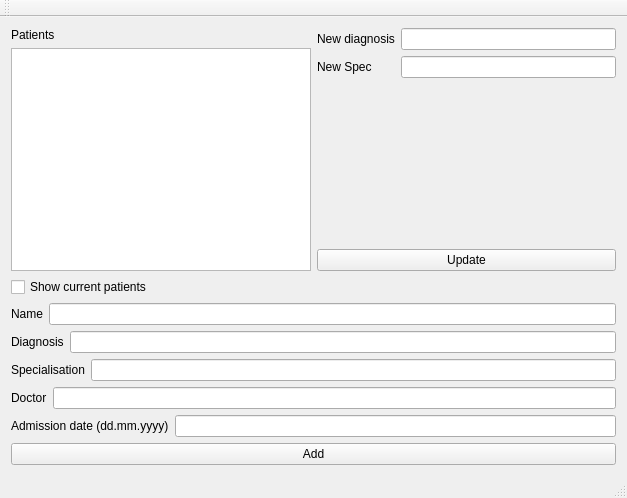
<?xml version="1.0" encoding="UTF-8"?>
<ui version="4.0">
 <class>DoctorWindowClass</class>
 <widget class="QMainWindow" name="DoctorWindowClass">
  <property name="geometry">
   <rect>
    <x>0</x>
    <y>0</y>
    <width>627</width>
    <height>498</height>
   </rect>
  </property>
  <property name="windowTitle">
   <string>DoctorWindow</string>
  </property>
  <widget class="QWidget" name="centralWidget">
   <layout class="QVBoxLayout" name="verticalLayout_4">
    <item>
     <layout class="QHBoxLayout" name="horizontalLayout_6">
      <item>
       <layout class="QVBoxLayout" name="verticalLayout_2">
        <item>
         <widget class="QLabel" name="label">
          <property name="text">
           <string>Patients</string>
          </property>
         </widget>
        </item>
        <item>
         <widget class="QListWidget" name="patientlistWidget"/>
        </item>
       </layout>
      </item>
      <item>
       <layout class="QVBoxLayout" name="verticalLayout_3">
        <item>
         <layout class="QFormLayout" name="formLayout">
          <item row="0" column="0">
           <widget class="QLabel" name="label_7">
            <property name="text">
             <string>New diagnosis</string>
            </property>
           </widget>
          </item>
          <item row="0" column="1">
           <widget class="QLineEdit" name="updateDiagnosislineEdit"/>
          </item>
          <item row="1" column="0">
           <widget class="QLabel" name="label_8">
            <property name="text">
             <string>New Spec</string>
            </property>
           </widget>
          </item>
          <item row="1" column="1">
           <widget class="QLineEdit" name="updateSpecialisationlineEdit"/>
          </item>
         </layout>
        </item>
        <item>
         <widget class="QPushButton" name="updatepushButton">
          <property name="text">
           <string>Update</string>
          </property>
         </widget>
        </item>
       </layout>
      </item>
     </layout>
    </item>
    <item>
     <widget class="QCheckBox" name="patientcheckBox">
      <property name="text">
       <string>Show current patients</string>
      </property>
     </widget>
    </item>
    <item>
     <layout class="QVBoxLayout" name="verticalLayout">
      <item>
       <layout class="QHBoxLayout" name="horizontalLayout">
        <item>
         <widget class="QLabel" name="label_2">
          <property name="text">
           <string>Name</string>
          </property>
         </widget>
        </item>
        <item>
         <widget class="QLineEdit" name="namelineEdit"/>
        </item>
       </layout>
      </item>
      <item>
       <layout class="QHBoxLayout" name="horizontalLayout_2">
        <item>
         <widget class="QLabel" name="label_5">
          <property name="text">
           <string>Diagnosis</string>
          </property>
         </widget>
        </item>
        <item>
         <widget class="QLineEdit" name="diagnosislineEdit"/>
        </item>
       </layout>
      </item>
      <item>
       <layout class="QHBoxLayout" name="horizontalLayout_3">
        <item>
         <widget class="QLabel" name="label_3">
          <property name="text">
           <string>Specialisation</string>
          </property>
         </widget>
        </item>
        <item>
         <widget class="QLineEdit" name="specialisationlineEdit"/>
        </item>
       </layout>
      </item>
      <item>
       <layout class="QHBoxLayout" name="horizontalLayout_4">
        <item>
         <widget class="QLabel" name="label_4">
          <property name="text">
           <string>Doctor</string>
          </property>
         </widget>
        </item>
        <item>
         <widget class="QLineEdit" name="doctorlineEdit"/>
        </item>
       </layout>
      </item>
      <item>
       <layout class="QHBoxLayout" name="horizontalLayout_5">
        <item>
         <widget class="QLabel" name="label_6">
          <property name="text">
           <string>Admission date (dd.mm.yyyy)</string>
          </property>
         </widget>
        </item>
        <item>
         <widget class="QLineEdit" name="datelineEdit"/>
        </item>
       </layout>
      </item>
     </layout>
    </item>
    <item>
     <widget class="QPushButton" name="addpushButton">
      <property name="text">
       <string>Add</string>
      </property>
     </widget>
    </item>
   </layout>
  </widget>
  <widget class="QMenuBar" name="menuBar">
   <property name="geometry">
    <rect>
     <x>0</x>
     <y>0</y>
     <width>627</width>
     <height>22</height>
    </rect>
   </property>
  </widget>
  <widget class="QToolBar" name="mainToolBar">
   <attribute name="toolBarArea">
    <enum>TopToolBarArea</enum>
   </attribute>
   <attribute name="toolBarBreak">
    <bool>false</bool>
   </attribute>
  </widget>
  <widget class="QStatusBar" name="statusBar"/>
 </widget>
 <layoutdefault spacing="6" margin="11"/>
 <resources/>
 <connections>
  <connection>
   <sender>addpushButton</sender>
   <signal>clicked()</signal>
   <receiver>DoctorWindowClass</receiver>
   <slot>addPatient()</slot>
   <hints>
    <hint type="sourcelabel">
     <x>271</x>
     <y>462</y>
    </hint>
    <hint type="destinationlabel">
     <x>731</x>
     <y>132</y>
    </hint>
   </hints>
  </connection>
  <connection>
   <sender>updatepushButton</sender>
   <signal>clicked()</signal>
   <receiver>DoctorWindowClass</receiver>
   <slot>updatePatient()</slot>
   <hints>
    <hint type="sourcelabel">
     <x>480</x>
     <y>251</y>
    </hint>
    <hint type="destinationlabel">
     <x>751</x>
     <y>176</y>
    </hint>
   </hints>
  </connection>
  <connection>
   <sender>patientcheckBox</sender>
   <signal>clicked()</signal>
   <receiver>DoctorWindowClass</receiver>
   <slot>showCurrentPatients()</slot>
   <hints>
    <hint type="sourcelabel">
     <x>73</x>
     <y>279</y>
    </hint>
    <hint type="destinationlabel">
     <x>850</x>
     <y>99</y>
    </hint>
   </hints>
  </connection>
 </connections>
 <slots>
  <slot>addPatient()</slot>
  <slot>updatePatient()</slot>
  <slot>showCurrentPatients()</slot>
 </slots>
</ui>
